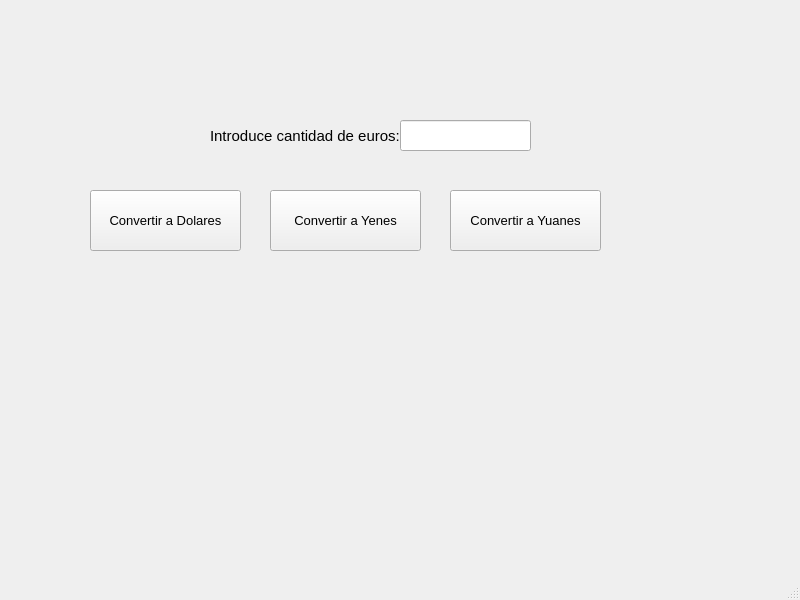
<?xml version="1.0" encoding="UTF-8"?>
<ui version="4.0">
 <class>MainWindow</class>
 <widget class="QMainWindow" name="MainWindow">
  <property name="geometry">
   <rect>
    <x>0</x>
    <y>0</y>
    <width>800</width>
    <height>600</height>
   </rect>
  </property>
  <property name="windowTitle">
   <string>MainWindow</string>
  </property>
  <widget class="QWidget" name="centralwidget">
   <widget class="QLineEdit" name="entrada_euros">
    <property name="geometry">
     <rect>
      <x>400</x>
      <y>120</y>
      <width>131</width>
      <height>31</height>
     </rect>
    </property>
    <property name="text">
     <string/>
    </property>
   </widget>
   <widget class="QLabel" name="label_introduce_euros">
    <property name="geometry">
     <rect>
      <x>210</x>
      <y>100</y>
      <width>201</width>
      <height>71</height>
     </rect>
    </property>
    <property name="font">
     <font>
      <pointsize>11</pointsize>
     </font>
    </property>
    <property name="text">
     <string>Introduce cantidad de euros:</string>
    </property>
   </widget>
   <widget class="QPushButton" name="boton_convertir_a_dolares">
    <property name="geometry">
     <rect>
      <x>90</x>
      <y>190</y>
      <width>151</width>
      <height>61</height>
     </rect>
    </property>
    <property name="font">
     <font>
      <pointsize>10</pointsize>
     </font>
    </property>
    <property name="text">
     <string>Convertir a Dolares</string>
    </property>
   </widget>
   <widget class="QLabel" name="label_resultado">
    <property name="geometry">
     <rect>
      <x>240</x>
      <y>280</y>
      <width>431</width>
      <height>121</height>
     </rect>
    </property>
    <property name="font">
     <font>
      <pointsize>18</pointsize>
     </font>
    </property>
    <property name="text">
     <string/>
    </property>
   </widget>
   <widget class="QPushButton" name="boton_convertir_a_yenes">
    <property name="geometry">
     <rect>
      <x>270</x>
      <y>190</y>
      <width>151</width>
      <height>61</height>
     </rect>
    </property>
    <property name="font">
     <font>
      <pointsize>10</pointsize>
     </font>
    </property>
    <property name="text">
     <string>Convertir a Yenes</string>
    </property>
   </widget>
   <widget class="QPushButton" name="boton_convertir_a_yuanes">
    <property name="geometry">
     <rect>
      <x>450</x>
      <y>190</y>
      <width>151</width>
      <height>61</height>
     </rect>
    </property>
    <property name="font">
     <font>
      <pointsize>10</pointsize>
     </font>
    </property>
    <property name="text">
     <string>Convertir a Yuanes</string>
    </property>
   </widget>
  </widget>
  <widget class="QStatusBar" name="statusbar"/>
 </widget>
 <resources/>
 <connections/>
</ui>
